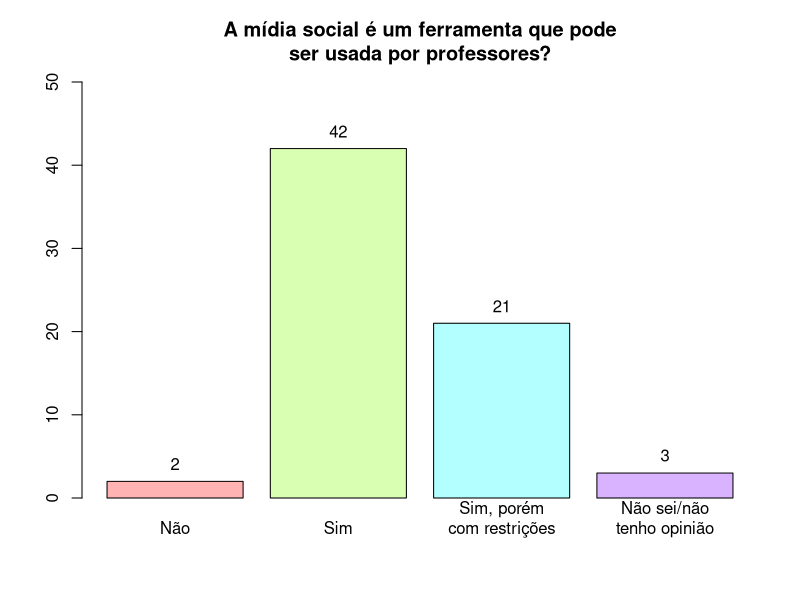

R code for this plot:
library(readxl)

df <- read_excel("dados/umses_alunos_2018.xlsx")
#View(df)

table(df$usoacademico)

lbls <- c("Não", "Sim", "Sim, porém\ncom restrições", "Não sei/não\ntenho opinião")

png("graficos/uso-midia-social-professores.png", width=600, height=600)

xval <- barplot(table(df$usoacademico),
        main="A mídia social é um ferramenta que pode\nser usada por professores?",
        ylim=c(0, 50),
        names.arg=lbls,
        col=rainbow(4, s=.3))

text(x=xval, y=table(df$usoacademico) + max(table(df$usoacademico)) * 0.05, table(df$usoacademico))




dev.off()

